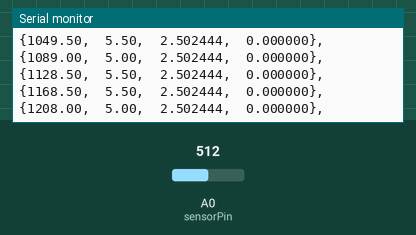
Simulated run of this sketch. Board: Arduino Uno, built with avr-gcc and run on an emulated ATmega328P. On the bench: the last lines printed to the serial monitor. The inputs (shaded band) are chosen by the test bench; at power-on: A0 (sensorPin) = 512.

Above: at 1.3 s.
1.4 s: A0 (sensorPin) set to 1023
At 2.5 s:
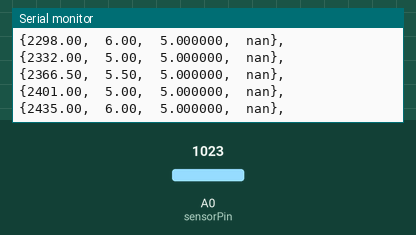
3.0 s: A0 (sensorPin) set to 900
At 10.14 s:
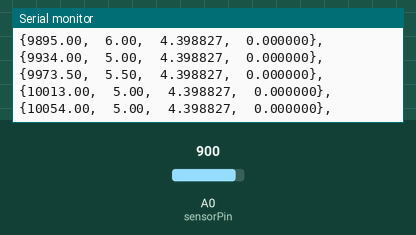
Timing chart, 0 to 11.6 s (numbered marks = the images above; inputs shaded):
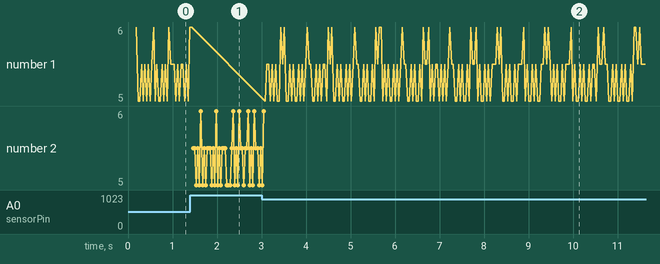

The sketch:

04-02_-average-analog-readings-w-array.ino
```cpp
/* This program shows how you can average a number of readings to provide more detail that
 *  a single 10-bit ADC reading suggests.
*/

#define N 100
int sensorPin = A0;    // select the input pin for the potentiometer

void setup() {
  Serial.begin(9600);
  Serial.print("Measuring temperature via analog read.  \nReadings are averaged over ");
  Serial.print(N);
  Serial.print(" consecutive measurements:\n\t dv is standard deviation, dT is averaging interval)\n");
  Serial.print("time (ms), dT, v (Volts), dv\n");
}

void loop() {

  int i, r[N];
  unsigned long t1 = millis();
  for (i = 0; i < N; i++) {
    r[i] = analogRead(sensorPin);
  }
  unsigned long t2 = millis();

  /* compute averages */
  double sum = 0.0;
  double sum_sqr = 0.0;
  for (i = 0; i < N; i++) {
    sum += 1.0 * r[i];
    sum_sqr += 1.0 * r[i] * r[i];
  }
  double avg = sum / (double)N;
  double avg_sqr = sum_sqr / (double)N;
  double  sigma = sqrt(avg_sqr - avg * avg);

  Serial.print("{");
  Serial.print(    0.5 * (t1 + t2));
  Serial.print(",\t");
  Serial.print( 0.5*(t2 - t1) );
  Serial.print(",\t");
  Serial.print(avg * (5.0 / 1023.0), 6);
  Serial.print(",\t");
  Serial.print(sigma * (5.0 / 1023.0), 6);
  Serial.println("},");
}
```

Measured:
- after the input at 1.4 s, the serial monitor: prints a new line after 0.07 s (image 1)
